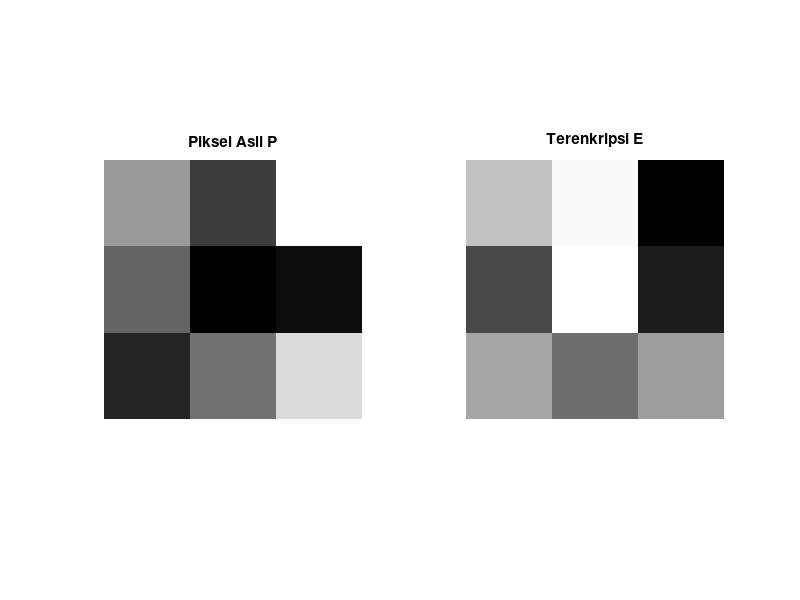

This chart was generated by the following MATLAB code:
% UTS Matematika Sains Data — Semester Genap 2025/2026
% Soal 2 — Enkripsi citra logo dengan invers matriks 3x3 
% Nama: Nazla Aliza Pasya | NIM: 2510514002
% Parameter: N=2, a=0, b=2, K=3, theta0=10, alpha=0.003
% =====================================================
clc; clear; close all; a=0; b=2;
A=[a+1,a,2; 1,a+2,b; b,1,a+3];
fprintf('det(A)=%.0f\n',det(A));
% Kofaktor manual via loop nested
n=3; C=zeros(3);
for i=1:n; for j=1:n
  rows=setdiff(1:n,i); cols=setdiff(1:n,j);
  C(i,j)=(-1)^(i+j)*det(A(rows,cols));
end; end
Adj=C'; A_inv=Adj/det(A);
err=norm(A_inv-inv(A),'fro');
fprintf('Frobenius error=%.2e\n',err);
P=[120,50+a,200; 80,a+2,10+b; 30+b,90,170];
E=A*P; P_dec=A_inv*E;
fprintf('Error dekripsi=%.2e\n',norm(P_dec-P,'fro'));
figure; subplot(1,2,1); imshow(uint8(P),[]); title('Piksel Asli P');
subplot(1,2,2); imshow(uint8(mod(abs(E),256)),[]); title('Terenkripsi E');
saveas(gcf,'fig_s2_citra.png');
